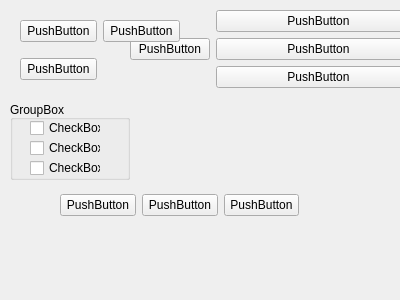
<?xml version="1.0" encoding="UTF-8"?>
<ui version="4.0">
 <class>Form</class>
 <widget class="QWidget" name="Form">
  <property name="geometry">
   <rect>
    <x>0</x>
    <y>0</y>
    <width>400</width>
    <height>300</height>
   </rect>
  </property>
  <property name="windowTitle">
   <string>Form</string>
  </property>
  <widget class="QWidget" name="formLayoutWidget">
   <property name="geometry">
    <rect>
     <x>130</x>
     <y>10</y>
     <width>291</width>
     <height>151</height>
    </rect>
   </property>
   <layout class="QFormLayout" name="formLayout">
    <item row="1" column="1">
     <widget class="QPushButton" name="pushButton_3">
      <property name="text">
       <string>PushButton</string>
      </property>
     </widget>
    </item>
    <item row="0" column="1">
     <widget class="QPushButton" name="pushButton_2">
      <property name="text">
       <string>PushButton</string>
      </property>
     </widget>
    </item>
    <item row="2" column="1">
     <widget class="QPushButton" name="pushButton_7">
      <property name="text">
       <string>PushButton</string>
      </property>
     </widget>
    </item>
    <item row="1" column="0">
     <widget class="QPushButton" name="pushButton">
      <property name="text">
       <string>PushButton</string>
      </property>
     </widget>
    </item>
   </layout>
  </widget>
  <widget class="QWidget" name="gridLayoutWidget">
   <property name="geometry">
    <rect>
     <x>20</x>
     <y>10</y>
     <width>160</width>
     <height>80</height>
    </rect>
   </property>
   <layout class="QGridLayout" name="gridLayout">
    <item row="1" column="0">
     <widget class="QPushButton" name="pushButton_4">
      <property name="text">
       <string>PushButton</string>
      </property>
     </widget>
    </item>
    <item row="0" column="0">
     <widget class="QPushButton" name="pushButton_5">
      <property name="text">
       <string>PushButton</string>
      </property>
     </widget>
    </item>
    <item row="0" column="1">
     <widget class="QPushButton" name="pushButton_6">
      <property name="text">
       <string>PushButton</string>
      </property>
     </widget>
    </item>
   </layout>
  </widget>
  <widget class="QGroupBox" name="groupBox">
   <property name="geometry">
    <rect>
     <x>10</x>
     <y>100</y>
     <width>120</width>
     <height>80</height>
    </rect>
   </property>
   <property name="title">
    <string>GroupBox</string>
   </property>
   <property name="alignment">
    <set>Qt::AlignBottom|Qt::AlignLeading|Qt::AlignLeft</set>
   </property>
   <property name="flat">
    <bool>false</bool>
   </property>
   <property name="checkable">
    <bool>false</bool>
   </property>
   <property name="checked">
    <bool>false</bool>
   </property>
   <widget class="QCheckBox" name="checkBox">
    <property name="geometry">
     <rect>
      <x>20</x>
      <y>20</y>
      <width>71</width>
      <height>16</height>
     </rect>
    </property>
    <property name="text">
     <string>CheckBox</string>
    </property>
   </widget>
   <widget class="QCheckBox" name="checkBox_2">
    <property name="geometry">
     <rect>
      <x>20</x>
      <y>40</y>
      <width>71</width>
      <height>16</height>
     </rect>
    </property>
    <property name="text">
     <string>CheckBox</string>
    </property>
   </widget>
   <widget class="QCheckBox" name="checkBox_3">
    <property name="geometry">
     <rect>
      <x>20</x>
      <y>60</y>
      <width>71</width>
      <height>16</height>
     </rect>
    </property>
    <property name="text">
     <string>CheckBox</string>
    </property>
   </widget>
  </widget>
  <widget class="QWidget" name="horizontalLayoutWidget">
   <property name="geometry">
    <rect>
     <x>60</x>
     <y>190</y>
     <width>239</width>
     <height>31</height>
    </rect>
   </property>
   <layout class="QHBoxLayout" name="buttonLayout">
    <item>
     <widget class="QPushButton" name="pushButton_8">
      <property name="text">
       <string>PushButton</string>
      </property>
     </widget>
    </item>
    <item>
     <widget class="QPushButton" name="pushButton_9">
      <property name="text">
       <string>PushButton</string>
      </property>
     </widget>
    </item>
    <item>
     <widget class="QPushButton" name="pushButton_10">
      <property name="text">
       <string>PushButton</string>
      </property>
     </widget>
    </item>
   </layout>
  </widget>
 </widget>
 <resources/>
 <connections/>
</ui>
